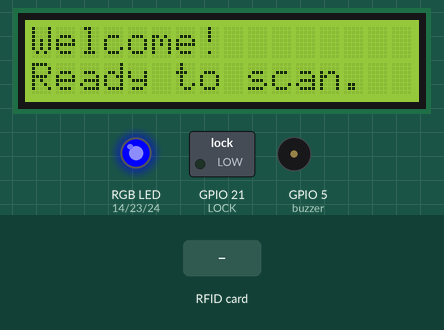
A program run on a simulated Raspberry Pi (BCM pin numbers). Parts: 16×2 character LCD, switched loads named in the program (green lamp = pin HIGH), an RGB LED mixed from three pins (HIGH = lit), buzzer (waves = sounding, pin HIGH). Inputs (shaded band) come from the test bench. The RFID card's data blocks start empty; what the program prints to the terminal is not drawn.

Above: at 1.2 s.
1.3 s: RFID card 5E 7A 19 C4 held to the reader
At 1.37 s:
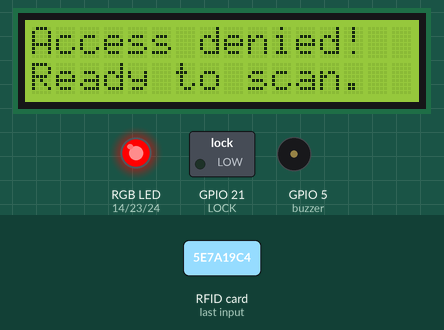
At 3.9 s:
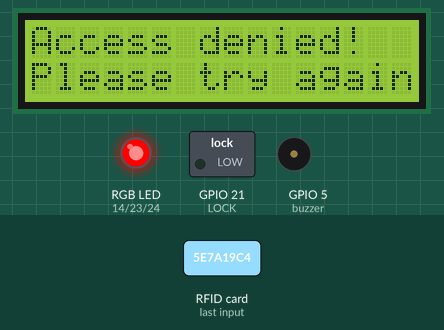
Timing chart, 0 to 7.0 s (numbered marks = the images above; inputs shaded):
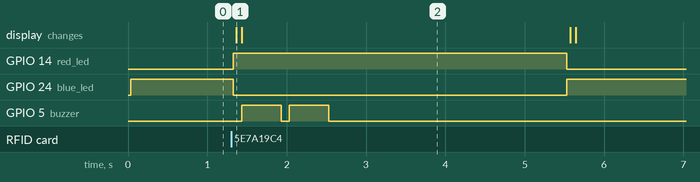

Measured:
- after the input at 1.3 s, GPIO 14 (red_led): LOW → HIGH at once, → LOW 4.2 s later; GPIO 24 (blue_led): HIGH → LOW at once, → HIGH 4.2 s later; GPIO 5 (buzzer): alternates HIGH for 0.50 s and LOW for 0.10 s, 4 changes in all, then stays LOW, starting after 0.13 s; the display: changes after 0.07 s (image 1)

The program:

auth.py
```python
from time import sleep
from mfrc522 import SimpleMFRC522
import RPi.GPIO as GPIO
import csv

from signal import signal, SIGTERM, SIGHUP, pause
from rpi_lcd import LCD

lcd = LCD()
def safe_exit(signum, frame):
    exit(1)

reader = SimpleMFRC522()

GPIO.cleanup()
GPIO.setwarnings(False)
GPIO.setmode(GPIO.BCM)

LOCK = 21
DRIVERS = []
buzzer = 5

red_led = 14
green_led = 23
blue_led = 24

def unlock_solenoid(n):
  GPIO.output(LOCK, GPIO.HIGH)

def lock_solenoid(n):
  GPIO.output(LOCK, GPIO.LOW)

# Setup  lock
GPIO.setup(LOCK, GPIO.OUT)

#Setup buzzer
GPIO.setup(buzzer, GPIO.OUT)

#Setup RGB LED
GPIO.setup(red_led, GPIO.OUT)
GPIO.setup(green_led, GPIO.OUT)
GPIO.setup(blue_led, GPIO.OUT)


# print_users()
lock_solenoid(0)


def user_is_in_database(id):
  for i in range(len(DRIVERS)):
    if(DRIVERS[i][0] == id):
      return True
  return False


def print_users():
  print(DRIVERS)


def greet_user(user):
  print("Welcome", user+"!")


def read_driver_database():
  with open('/home/pi/sundo/data/drivers.csv', newline='') as file:
      reader = csv.reader(file)
      for row in reader:
        DRIVERS.append([int(row[0]), row[1]])

def get_lastest_battery_level(file):
  with open(file, "r") as f1:
    last_line = f1.readlines()[-1].split(',')
    return int(last_line[1])

def beep_success():
  GPIO.output(buzzer, GPIO.HIGH)
  sleep(0.1)
  GPIO.output(buzzer, GPIO.LOW)
  sleep(0.1)
  GPIO.output(buzzer, GPIO.HIGH)
  sleep(0.2)
  GPIO.output(buzzer, GPIO.LOW)

def beep_error():
  GPIO.output(buzzer, GPIO.HIGH)
  sleep(0.5)
  GPIO.output(buzzer, GPIO.LOW)
  sleep(0.1)
  GPIO.output(buzzer, GPIO.HIGH)
  sleep(0.5)
  GPIO.output(buzzer, GPIO.LOW)

def display_battery_level(level):
  lvl_text = f"You got a {level}%"
  lcd.text(lvl_text, 1)
  lcd.text("battery!", 2)

def print_welcome():
  lcd.text("Welcome!", 1)
  lcd.text("Ready to scan.", 2)

def display_access_denied():
  lcd.text("Access denied!", 1)
  lcd.text("Please try again.", 2)

def light_blue():
  GPIO.output(blue_led, GPIO.HIGH)
  GPIO.output(red_led, GPIO.LOW)
  GPIO.output(green_led, GPIO.LOW)

def light_red():
  GPIO.output(red_led, GPIO.HIGH)
  GPIO.output(blue_led, GPIO.LOW)
  GPIO.output(green_led, GPIO.LOW)

def light_green():
  GPIO.output(green_led, GPIO.HIGH)
  GPIO.output(red_led, GPIO.LOW)
  GPIO.output(blue_led, GPIO.LOW)

def open_empty_charger(battery0, battery1):
  if battery0 <= battery1:
    print("openning door 1")
    unlock_solenoid(1)
    sleep(10)
    lock_solenoid(1)
  elif battery1 < battery0:
    print("openning door 2")
    unlock_solenoid(0)
    sleep(10)
    lock_solenoid(0)

def prompt_to_put_depleted_battery():
  lcd.text("Please place",1)
  lcd.text("your battery.",2)

def display_success():
  lcd.text("Success!",1)
  lcd.text("Door is open.",2)

# def open_highest_battery(battery0, battery1):
#   if(battery1 > battery0):
#     print(f'You got a {battery1}% level battery!')
#     display_battery_level(battery1)
#     unlock_solenoid(1)
#     sleep(7)
#     lock_solenoid(1)
#   else:
#     print(f'You got a {battery0}% level battery!')
#     display_battery_level(battery0)
#     unlock_solenoid(0)
#     sleep(7)
#     lock_solenoid(0)


def main():
  read_driver_database()
  try:
    while True:
      #signal(SIGTERM, safe_exit)
      #signal(SIGHUP, safe_exit)
      light_blue()
      print_welcome()
      print("reading RFID")
      id, text = reader.read()
      if id is not None:
        print("Scanned, checking database...")
        print(id, text)
        text = text.strip()
        #print(text)
        if user_is_in_database(id):
          light_green()
          greet_user(text)
          beep_success()
          sleep(0.5)
          lcd.clear()
          display_success()
          print("opening door")
          unlock_solenoid(0)
          sleep(10)
          lock_solenoid(0)
        else:
          light_red()
          display_access_denied()
          beep_error()
          print("Access Denied!")
          sleep(3)
  except Exception:
    pass
  finally:
    lcd.clear()

main()
```
